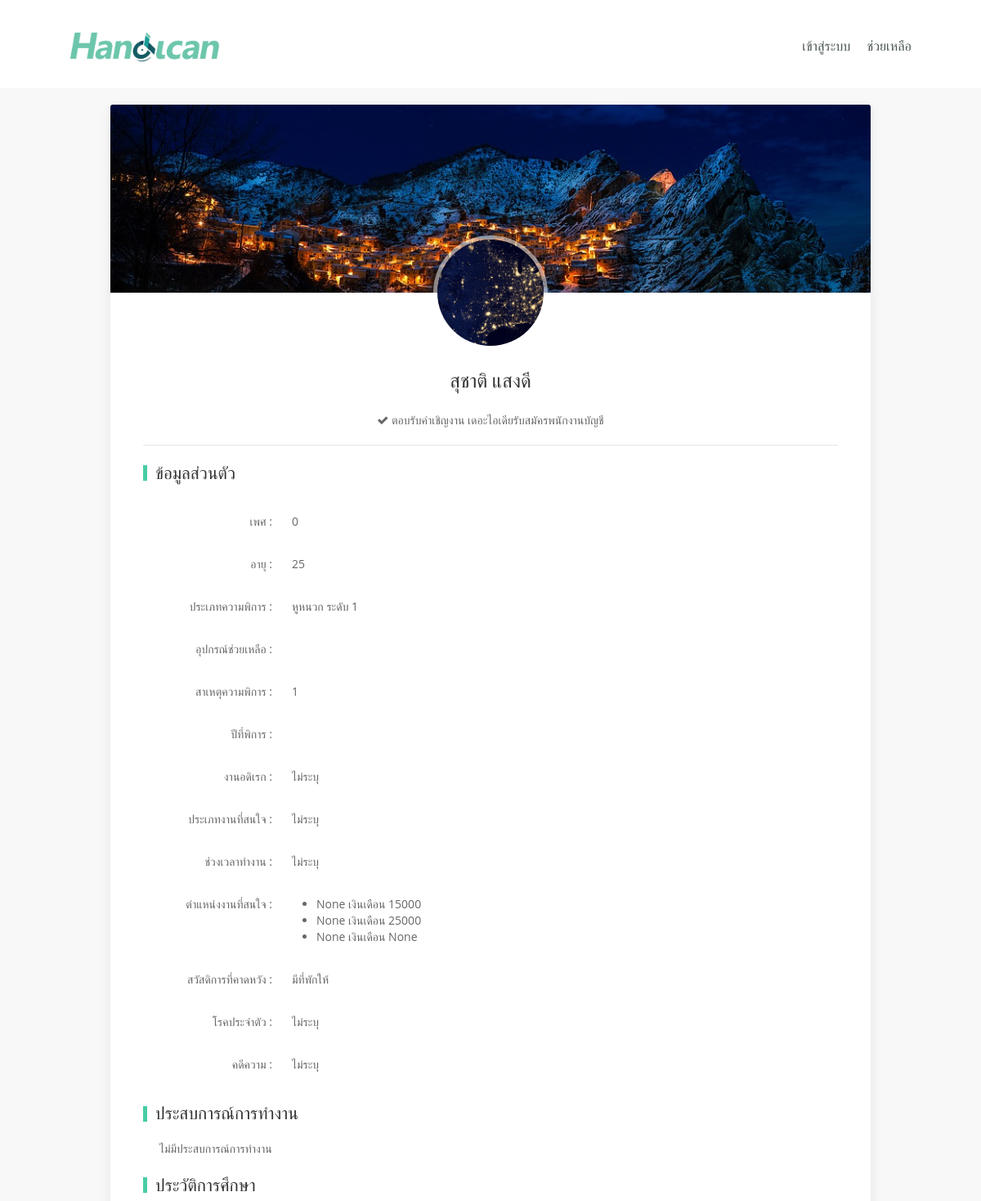
The app's page /profile/1/1 (upper part), older data.
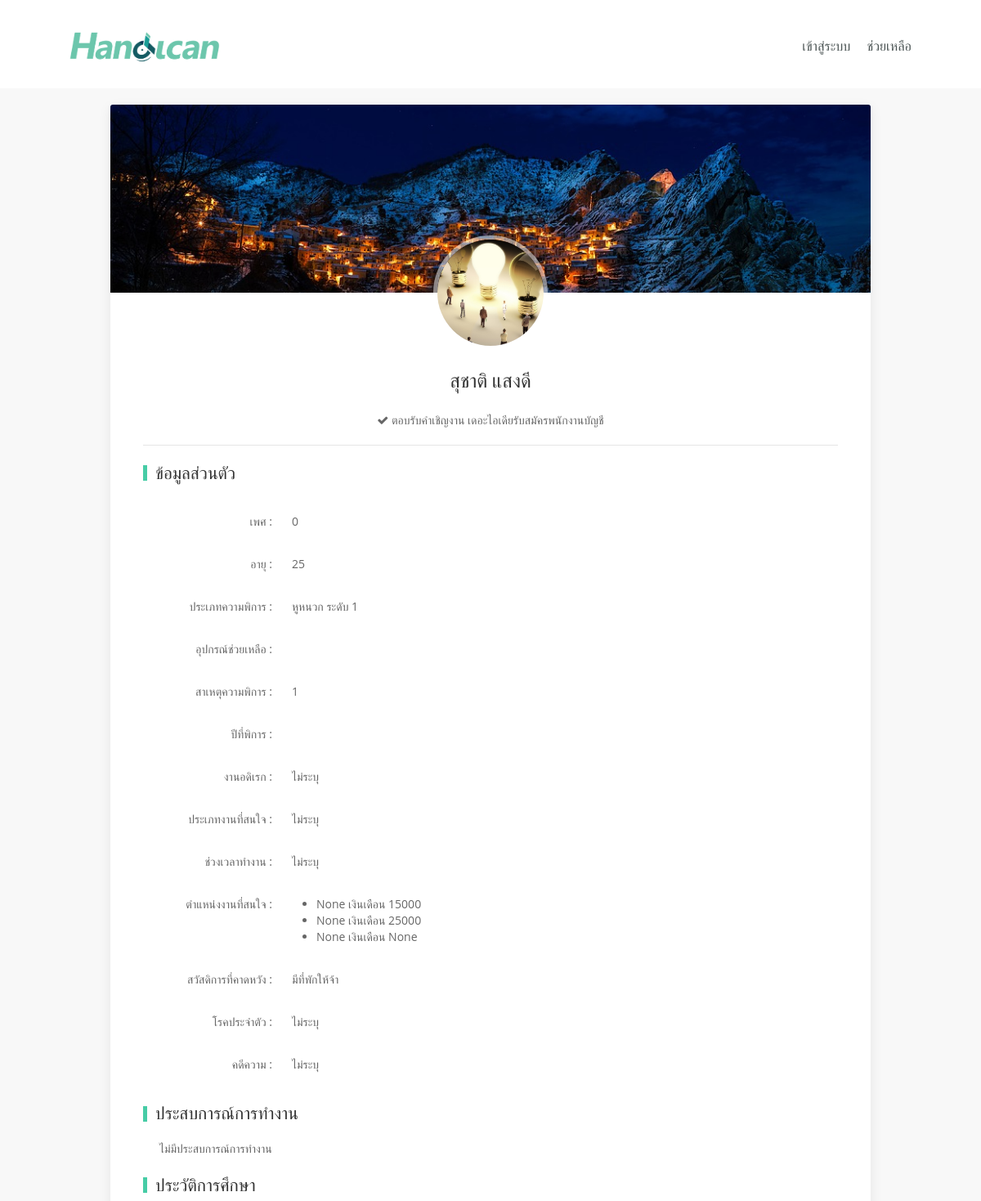
The same page, newer data.
### myapp/models.py (models this page shows, shortened)
class DisabilityInfo(models.Model):
	profile = models.ForeignKey(Profile, on_delete=models.SET_NULL,blank=True,null=True)
	first_name = models.CharField(max_length=100,editable=True )
	last_name = models.CharField(max_length=100,editable=True )
	disable_id = models.CharField(max_length=20,blank=True,null=True,)
	citizen_id = models.CharField(max_length=13,blank=True,null=True,)
	region = models.CharField(max_length=10,blank=True,null=True,)
	birth_date = models.DateTimeField(auto_now_add=True,null=True,)
	age = models.IntegerField()
	sex = models.CharField(max_length=10)
	email = models.EmailField(max_length=100)
	phone_no = models.CharField(max_length=20,default="ไม่ระบุ")
	registration_address = models.CharField(max_length=5000,blank=True,null=True,default="ไม่ระบุ")
	registration_province = models.CharField(max_length=5000,blank=True,null=True,default="ไม่ระบุ")
	current_address = models.CharField(max_length=5000,blank=True,null=True,default="ไม่ระบุ")
	current_province = models.CharField(max_length=5000,blank=True,null=True,default="ไม่ระบุ")
	graduate = models.CharField(max_length=100,blank=True,null=True,default="ไม่ระบุ")
	graduate_year = models.CharField(max_length=10,blank=True,null=True,default="ไม่ระบุ")
	educational_institution = models.CharField(max_length=500,blank=True,null=True,default="ไม่ระบุ")
	faculty = models.CharField(max_length=500,blank=True,null=True,default="ไม่ระบุ")
	branch = models.CharField(max_length=500,blank=True,null=True,default="ไม่ระบุ")
	honor_name =  models.CharField(max_length=500,blank=True,null=True,default="ไม่ระบุ")
	honor_year =  models.CharField(max_length=10,blank=True,null=True,default="ไม่ระบุ")
	agency_honor = models.CharField(max_length=500,blank=True,null=True,default="ไม่ระบุ")
	hobbies = models.CharField(max_length=2500,blank=True,null=True,default="ไม่ระบุ")
	interesting_work_cate = models.CharField(max_length=2500,blank=True,null=True,default="ไม่ระบุ")
	language1 = models.CharField(max_length=250,blank=True,null=True,default="ไม่ระบุ")
	listen_skill1 = models.CharField(max_length=50,blank=True,null=True,default="ไม่ระบุ")
	speaking_skill1 = models.CharField(max_length=50,blank=True,null=True,default="ไม่ระบุ")
	reading_skill1 = models.CharField(max_length=50,blank=True,null=True,default="ไม่ระบุ")
	writing_skill1 = models.CharField(max_length=50,blank=True,null=True,default="ไม่ระบุ")
	language2 = models.CharField(max_length=250,blank=True,null=True,default="ไม่ระบุ")
	listen_skill2 = models.CharField(max_length=50,blank=True,null=True,default="ไม่ระบุ")
	speaking_skill2 = models.CharField(max_length=50,blank=True,null=True,default="ไม่ระบุ")
	reading_skill2 = models.CharField(max_length=50,blank=True,null=True,default="ไม่ระบุ")
	writing_skill2 = models.CharField(max_length=50,blank=True,null=True,default="ไม่ระบุ")
	language3 = models.CharField(max_length=250,blank=True,null=True,default="ไม่ระบุ")
	listen_skill3 = models.CharField(max_length=50,blank=True,null=True,default="ไม่ระบุ")
	speaking_skill3 = models.CharField(max_length=50,blank=True,null=True,default="ไม่ระบุ")
	reading_skill3 = models.CharField(max_length=50,blank=True,null=True,default="ไม่ระบุ")
	writing_skill3 = models.CharField(max_length=50,blank=True,null=True,default="ไม่ระบุ")
	language4 = models.CharField(max_length=250,blank=True,null=True,default="ไม่ระบุ")
	listen_skill4 = models.CharField(max_length=50,blank=True,null=True,default="ไม่ระบุ")
	speaking_skill4 = models.CharField(max_length=50,blank=True,null=True,default="ไม่ระบุ")
	reading_skill4 = models.CharField(max_length=50,blank=True,null=True,default="ไม่ระบุ")
	writing_skill4 = models.CharField(max_length=50,blank=True,null=True,default="ไม่ระบุ")
	computer_skill1 = models.CharField(max_length=100,blank=True,null=True,default="ไม่ระบุ")
	computer_skill2 = models.CharField(max_length=100,blank=True,null=True,default="ไม่ระบุ")
	computer_skill3 = models.CharField(max_length=100,blank=True,null=True,default="ไม่ระบุ")
	computer_skill4 = models.CharField(max_length=100,blank=True,null=True,default="ไม่ระบุ")
	computer_skill5 = models.CharField(max_length=100,blank=True,null=True,default="ไม่ระบุ")
	level_computer_skill1 = models.CharField(max_length=50,blank=True,null=True,default="ไม่ระบุ")
	level_computer_skill2 = models.CharField(max_length=50,blank=True,null=True,default="ไม่ระบุ")
	level_computer_skill3 = models.CharField(max_length=50,blank=True,null=True,default="ไม่ระบุ")
	level_computer_skill4 = models.CharField(max_length=50,blank=True,null=True,default="ไม่ระบุ")
	level_computer_skill5 = models.CharField(max_length=50,blank=True,null=True,default="ไม่ระบุ")
	congenital_disease = models.CharField(max_length=500,blank=True,null=True,default="ไม่ระบุ")
	lawsuit = models.CharField(max_length=10,blank=True,null=True,default="ไม่ระบุ")
	helping_myself = models.BooleanField(default=False)
	traveling_by_myself = models.BooleanField(default=False)
	work_in_other_province = models.BooleanField(default=False)
	working_time = models.CharField(max_length=50,blank=True,null=True,default="ไม่ระบุ")
	current_status = models.CharField(max_length=50,blank=True,null=True,default="ไม่ระบุ")
	disability_cate = models.CharField(max_length=100)
	disability_level = models.CharField(max_length=10,blank=True,null=True,default="1")
	disability_reason = models.CharField(max_length=50,blank=True,null=True,default="1")
	disabled_year = models.CharField(max_length=10,blank=True,null=True,default="")
	disabled_equiptment = models.CharField(max_length=50,blank=True,null=True,default="")
	job_exp = models.CharField(max_length=10,default="",blank=True,null=True,)
	last_company_name = models.CharField(max_length=1000,blank=True,null=True,)
	last_company_province = models.CharField(max_length=100,blank=True,null=True,)
	position = models.CharField(max_length=300,blank=True,null=True,)
	working_start_date = models.DateTimeField(auto_now_add=True,null=True,)
	working_end_date = models.DateTimeField(auto_now_add=True,null=True,)
	quit_job_reason = models.CharField(max_length=500,blank=True,null=True,)
	job_interest1 = models.CharField(max_length=100,blank=True,null=True,)
	job_interest2 = models.CharField(max_length=100,blank=True,null=True,)
	job_interest3 = models.CharField(max_length=100,blank=True,null=True,)
	expected_salary1 = models.CharField(max_length=100,blank=True,null=True,)
	expected_salary2 = models.CharField(max_length=100,blank=True,null=True,)
	expected_salary3 = models.CharField(max_length=100,blank=True,null=True,)
	expected_welfare = models.CharField(max_length=1000)
	created_at = models.DateTimeField(auto_now_add=True,null=True,)
	def __str__(self):
		return "%s"%(self.first_name)

class Profile(models.Model):
	user = models.ForeignKey(User, on_delete=models.SET_NULL,blank=True,null=True)
	profile_picture=models.ImageField(upload_to="profilePicture/",default="")
	created_at = models.DateTimeField(blank=True,null=True,)

### myapp/views.py (the view, shortened to what this page needs)
# urls.py: url(r'^profile/(?P<dis_id>\d+)/(?P<job_id>\d+)$',views.disable_detail, name="dis_detail"),
def disable_detail(request,dis_id,job_id):
    dis = DisabilityInfo.objects.get(id=dis_id)
    status = "ยังไม่ส่งคำเชิญ"
    job = Job.objects.get(id=job_id)
    print(dis,"dothis")
    language = []
    temp_language = {"language":"","listen":"","speak":"","read":"","write":""}
    computer_skill = []
    temp_com_skill = {"name":"","level":""}
    if dis.computer_skill1 != "ไม่ระบุ":
        temp_com_skill["name"] = dis.computer_skill1
        temp_com_skill["level"] = dis.level_computer_skill1
        computer_skill.append(temp_com_skill)
    if dis.computer_skill2 != "ไม่ระบุ":
        temp_com_skill["name"] = dis.computer_skill2
        temp_com_skill["level"] = dis.level_computer_skill2
        computer_skill.append(temp_com_skill)
    if dis.computer_skill3 != "ไม่ระบุ":
        temp_com_skill["name"] = dis.computer_skill3
        temp_com_skill["level"] = dis.level_computer_skill3
        computer_skill.append(temp_com_skill)
    if dis.computer_skill4 != "ไม่ระบุ":
        temp_com_skill["name"] = dis.computer_skill4
        temp_com_skill["level"] = dis.level_computer_skill4
        computer_skill.append(temp_com_skill)
    if dis.computer_skill5 != "ไม่ระบุ":
        temp_com_skill["name"] = dis.computer_skill5
        temp_com_skill["level"] = dis.level_computer_skill5
        computer_skill.append(temp_com_skill)
    other_things = []
    if dis.helping_myself =="ได้":
        other_things.append("สามารถช่วยเหลือตัวเองได้")
    if dis.traveling_by_myself =="ได้":
        other_things.append("สามารถเดินทางด้วยรถสาธารณะได้")
    if dis.work_in_other_province =="ได้":
        other_things.append("สามารถทำงานต่างจังหวัดได้")
    print("computer_skill",computer_skill)
    try :
        status = InviteProcess.objects.get(disability=dis,job__id=job_id)
        status = status.status
        print(status,"status")
    except :
        pass
    return render(request, 'disable_detail.html', {'dis':dis,
        'status':status,
        'job':job,
        'language':language,
        'computer_skill':computer_skill,
        'other_things':other_things})

### myapp/models.py (called while the page is built)
	def __str__(self):
		return "%s"%(self.title_th)

### myapp/templates/disable_detail.html (shortened to what the changed rows need)
{% extends 'base.html' %} {% load static %}{% load widget_tweaks %} {% block content %}
  <link rel="stylesheet" href="https://maxcdn.bootstrapcdn.com/font-awesome/4.5.0/css/font-awesome.min.css">
  <div class="container ">
    <div class="uk-card uk-card-default  uk-margin-top" >
      <div id="detail">
        <div class="card hovercard  uk-margin-remove-top "  >
          <div class="avatar">
            <img src=" {{dis.profile.profile_picture.url}}" class="inImgProfile"  alt="">
          </div>
          <div class="uk-text-center ">
            <div class="info uk-margin-bottom">
              <h2 class="uk-text-large uk-margin"> {{dis.first_name}} {{dis.last_name}}</h2>
            </div>
          </div>
        </div>
        <div class="uk-container ">
           <h2 class="uk-heading-bullet uk-margin-remove-top ">ข้อมูลส่วนตัว </h2>
                                <table class="uk-table ">
                                    <tbody>
                                        <tr >
                                            <td class="uk-width-1-5 uk-text-right">เพศ : </td>
                                            <td class="uk-table-expand"> {{dis.sex}}</td>
                                        </tr>
                                        <tr>
                                            <td class="uk-text-right ">อายุ : </td>
                                            <td class="uk-table-expand">{{dis.age}}</td>
                                        </tr>
                                        <tr>
                                            <td class="uk-text-right ">ประเภทความพิการ : </td>
                                            <td class="uk-table-expand">{{dis.disability_cate}} ระดับ {{dis.disability_level}}</td>
                                        </tr>
                                         <tr>
                                            <td class="uk-text-right ">สาเหตุความพิการ : </td>
                                            <td class="uk-table-expand">{{dis.disability_reason}} </td>
                                        </tr>
                                            <tr >
                                            <td class="uk-width-1-5 uk-text-right">งานอดิเรก : </td>
                                            <td class="uk-table-expand"> {{dis.hobbies}}</td>
                                        </tr>
                                            <tr>
                                            <td class="uk-text-right ">ประเภทงานที่สนใจ : </td>
                                            <td class="uk-table-expand">{{dis.interesting_work_cate}} </td>
                                        </tr>
                                        <tr>
                                            <td class="uk-text-right ">ช่วงเวลาทำงาน : </td>
                                            <td class="uk-table-expand">{{dis.working_time}} </td>
                                        </tr>
                                        <tr>
                                            <td class="uk-table-expand">
                                                <ul>
                                                <li>
                                                    {{dis.job_interest1}} เงินเดือน {{dis.expected_salary1}}
                                                </li>
                                                <li>
                                                    {{dis.job_interest2}} เงินเดือน {{dis.expected_salary2}}
                                                </li>
                                                <li>
                                                    {{dis.job_interest3}} เงินเดือน {{dis.expected_salary3}}
                                                </li>
                                            </ul>
                                            </td>
                                        </tr>
                                          <tr>
                                            <td class="uk-text-right">สวัสดิการที่คาดหวัง :</td>
                                            <td class="uk-table-expand">
                                                {{dis.expected_welfare}}
                                            </td>
                                        </tr>
                                          <tr >
                                            <td class="uk-width-1-5 uk-text-right">โรคประจำตัว : </td>
                                            <td class="uk-table-expand"> {{dis.congenital_disease}}</td>
                                        </tr>
                                         <tr >
                                            <td class="uk-width-1-5 uk-text-right">คดีความ : </td>
                                            <td class="uk-table-expand"> {{dis.lawsuit}}</td>
                                        </tr>
                                    </tbody>
                                </table>
                                <h2 class="uk-heading-bullet uk-margin-remove-top ">ประสบการณ์การทำงาน </h2>
                                    <h2 class="uk-heading-bullet uk-margin-remove-top ">ประวัติการศึกษา </h2>
        </div>
      </div>
      <br>
    </div>
    <br>
  </div>
  <br>
{% endblock %}

Row changes from the older to the newer data that the page shows:
changed DisabilityInfo "สุชาติ": profile.profile_picture: a different picture; expected_welfare "มีที่พักให้" → "มีที่พักให้จ้า"
